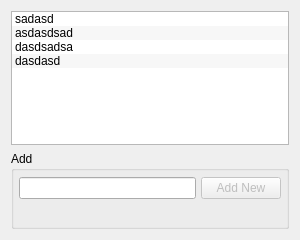
<?xml version="1.0" encoding="UTF-8"?>
<ui version="4.0">
 <class>ObjectPropsDialog</class>
 <widget class="QDialog" name="ObjectPropsDialog">
  <property name="geometry">
   <rect>
    <x>0</x>
    <y>0</y>
    <width>300</width>
    <height>240</height>
   </rect>
  </property>
  <property name="minimumSize">
   <size>
    <width>300</width>
    <height>240</height>
   </size>
  </property>
  <property name="font">
   <font>
    <stylestrategy>PreferAntialias</stylestrategy>
   </font>
  </property>
  <property name="windowTitle">
   <string>Object Properties</string>
  </property>
  <layout class="QGridLayout" name="gridLayout">
   <item row="1" column="0">
    <widget class="QGroupBox" name="groupBox">
     <property name="sizePolicy">
      <sizepolicy hsizetype="Expanding" vsizetype="Expanding">
       <horstretch>0</horstretch>
       <verstretch>0</verstretch>
      </sizepolicy>
     </property>
     <property name="minimumSize">
      <size>
       <width>0</width>
       <height>78</height>
      </size>
     </property>
     <property name="maximumSize">
      <size>
       <width>16777215</width>
       <height>78</height>
      </size>
     </property>
     <property name="title">
      <string>Add</string>
     </property>
     <layout class="QGridLayout" name="gridLayout_2">
      <property name="horizontalSpacing">
       <number>5</number>
      </property>
      <property name="verticalSpacing">
       <number>2</number>
      </property>
      <property name="margin">
       <number>5</number>
      </property>
      <item row="0" column="0">
       <widget class="QLineEdit" name="lineEdit"/>
      </item>
      <item row="0" column="1">
       <widget class="QPushButton" name="pushAddPropertyButton">
        <property name="enabled">
         <bool>false</bool>
        </property>
        <property name="minimumSize">
         <size>
          <width>0</width>
          <height>0</height>
         </size>
        </property>
        <property name="text">
         <string>Add New</string>
        </property>
       </widget>
      </item>
      <item row="1" column="0" colspan="2">
       <widget class="QLabel" name="errorLabel">
        <property name="minimumSize">
         <size>
          <width>0</width>
          <height>17</height>
         </size>
        </property>
        <property name="maximumSize">
         <size>
          <width>16777215</width>
          <height>17</height>
         </size>
        </property>
        <property name="font">
         <font>
          <kerning>true</kerning>
         </font>
        </property>
        <property name="styleSheet">
         <string notr="true">QLabel { color : red; }</string>
        </property>
        <property name="text">
         <string/>
        </property>
       </widget>
      </item>
     </layout>
    </widget>
   </item>
   <item row="0" column="0">
    <widget class="QListWidget" name="listWidget">
     <property name="mouseTracking">
      <bool>true</bool>
     </property>
     <property name="alternatingRowColors">
      <bool>true</bool>
     </property>
     <property name="selectionMode">
      <enum>QAbstractItemView::SingleSelection</enum>
     </property>
     <item>
      <property name="text">
       <string>sadasd</string>
      </property>
     </item>
     <item>
      <property name="text">
       <string>asdasdsad</string>
      </property>
     </item>
     <item>
      <property name="text">
       <string>dasdsadsa</string>
      </property>
     </item>
     <item>
      <property name="text">
       <string>dasdasd</string>
      </property>
     </item>
    </widget>
   </item>
  </layout>
 </widget>
 <resources/>
 <connections/>
</ui>
